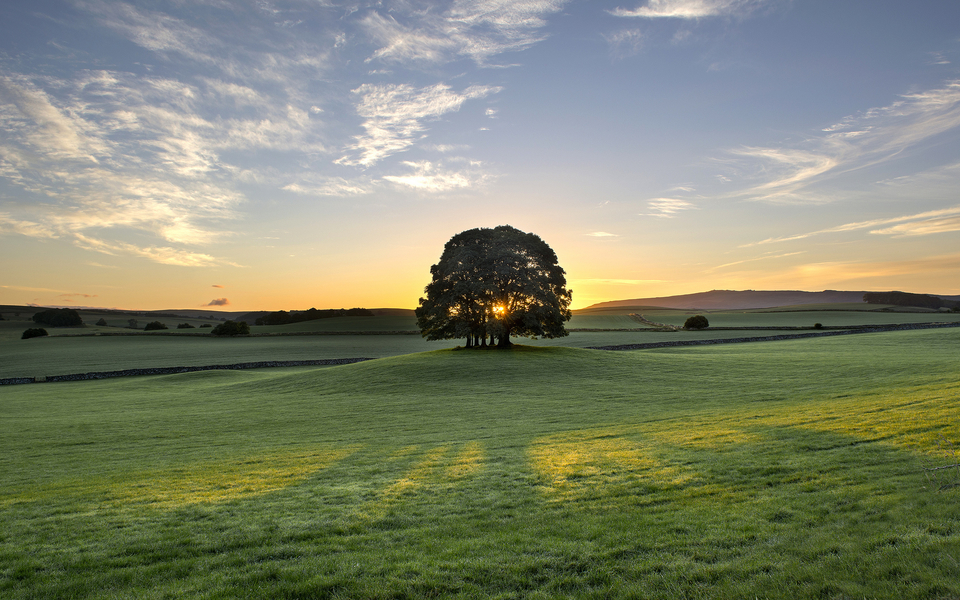
#> input picture 3.AI基础图像处理/images/dice007.jpg, 960 x 600 px
$ jupyter execute '21.OpenCV彩色图片直方图.ipynb'
#> lines starting #> are read from the running program, lines starting #| are printed output that depends on the picture
<center></center>

# 21.OpenCV彩色图片直方图

@  文件名：20.OpenCV彩色图片直方图.py <br>
@  版本：V2.0 <br>
@  说明：通过OpenCV计算图片直方图<br>
我们来学习一下OpenCV课程！！<br>

[cell 1]
import cv2
import numpy as np
import matplotlib.pyplot as plt

img = cv2.imread('./images/dice007.jpg', 1)
#> img is the input picture: shape (600, 960, 3); mean B, G, R 108.5, 131.9, 127.3
img = cv2.cvtColor(img, cv2.COLOR_BGR2RGB)
plt.imshow(img)
plt.show()

# plot绘制直方图

[cell 2]
plt.hist(img.ravel(), 256)   #ravel() 二维降一维  256灰度级的分组情况
plt.show()
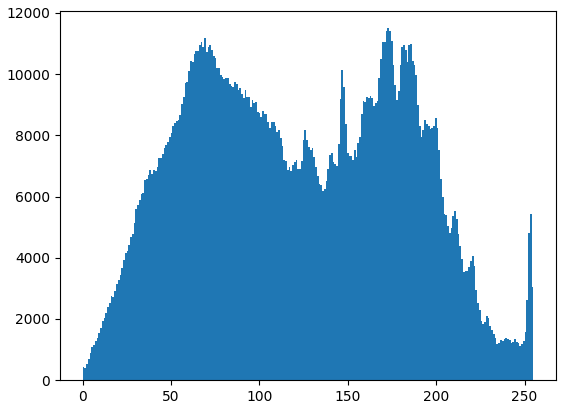
#> figure drawn by matplotlib, 1 panel; tallest bar 11500 high, from x = 172.3 to 173.3

[cell 3]
# plot绘制opencv返回的直方图值

[cell 4]
histb = cv2.calcHist([img], [0], None, [256], [0, 255])
#> histb = 256 values, max 5193 at index 254, min 0 at index 255, mean 2239.1
plt.plot(histb, color='b')
plt.show()
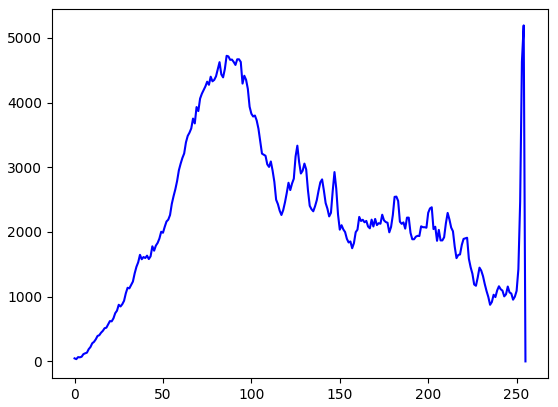
#> figure drawn by matplotlib, 1 panel; curve peaks at x = 254, y = 5193
